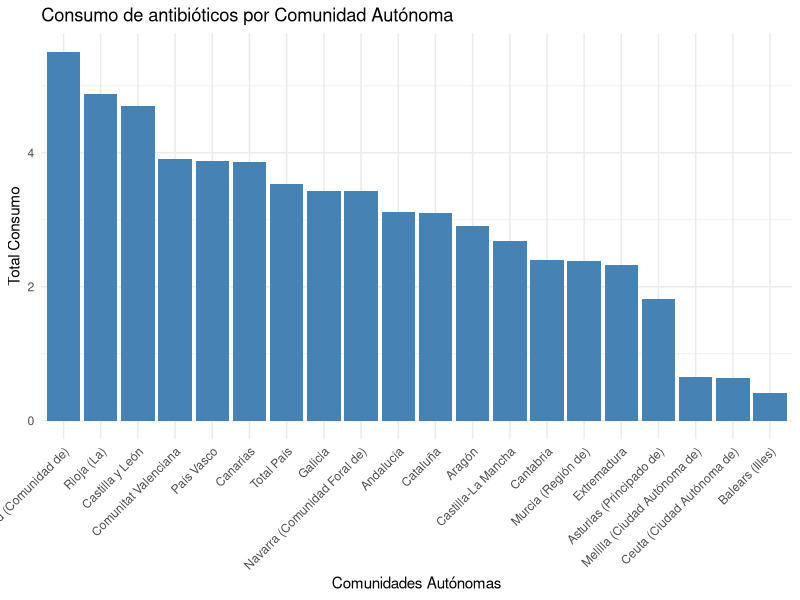

Source code (R):
library(readr)
library(dplyr)
library(ggplot2)


tipo_ccaa_consumo_o_no <- read_delim("INPUT/DATA/datos_ccaa/tipo_ccaa_consumo_o_no.csv", 
                                     delim = ";", escape_double = FALSE, trim_ws = TRUE)
View(tipo_ccaa_consumo_o_no)

typeof(tipo_ccaa_consumo_o_no)
class(tipo_ccaa_consumo_o_no)

antibioticos <- tipo_ccaa_consumo_o_no %>% 
  filter(`Tipo de medicamento` == "Antibióticos")

antibioticos <- tipo_ccaa_consumo_o_no[tipo_ccaa_consumo_o_no$`Tipo de medicamento` == "Antibióticos" & tipo_ccaa_consumo_o_no$`Sexo` == "Ambos sexos",]
antibioticos
View(antibioticos)

# Esta tabla enseña que el 3,54% de la población española en la última encuesta reconoce 
# haber consumido antibióticos en las últimas 2 semanas (En el año 2021)


# Comunidad que más consume

antibioticos_si <- antibioticos[antibioticos$`Sí o no` == "Sí",]
antibioticos_si
View(antibioticos_si)


antibioticos_si$Total <- gsub(",", ".", antibioticos_si$Total)

# Limpia espacios y caracteres no numéricos (si es necesario)
antibioticos_si$Total <- gsub(" ", "", antibioticos_si$Total)

# Convierte a numérico
antibioticos_si$Total <- as.numeric(antibioticos_si$Total)

# Revisa si hay NA después de la conversión
sum(is.na(antibioticos_si$Total))  # Muestra el número de NAs



consumo_comunidades <- antibioticos_si %>%
  group_by(`Comunidades y Ciudades Autónomas`) %>%
  #summarise(Total_Consumo = sum(as.numeric(Total), na.rm = TRUE)) %>%
  arrange(desc(Total))

consumo_comunidades

c_c_final <- consumo_comunidades %>%
  mutate(`Comunidades y Ciudades Autónomas` = ifelse(is.na(`Comunidades y Ciudades Autónomas`), "Total País", `Comunidades y Ciudades Autónomas`))
c_c_final



# Crear el gráfico de barras
ggplot(c_c_final, aes(x = reorder(`Comunidades y Ciudades Autónomas`, -Total), y = Total)) +
  geom_bar(stat = "identity", fill = "steelblue") +
  labs(x = "Comunidades Autónomas", y = "Total Consumo", title = "Consumo de antibióticos por Comunidad Autónoma") +
  theme_minimal() +
  theme(axis.text.x = element_text(angle = 45, hjust = 1)) 

